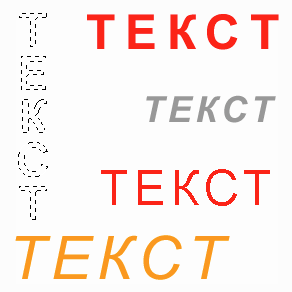
#> input picture OpenCV_Python/images/text.png, 292 x 292 px
$ jupyter execute lesson3.ipynb
#> lines starting #> are read from the running program, lines starting #| are printed output that depends on the picture
# Урок 3

__Функции трансформации изображений__

[cell 1]
import cv2
import numpy as np

[cell 2]
img = cv2.imread('images/text.png')
#> img is the input picture: shape (292, 292, 3); mean B, G, R 233.7, 237.7, 250.1
img = cv2.flip(img, 1) # отзеркаливает изображение
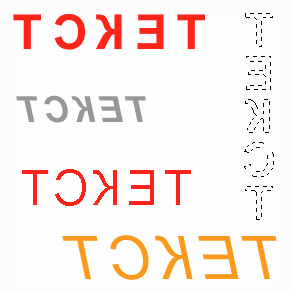
#> img: shape (292, 292, 3); mean B, G, R 233.7, 237.7, 250.1
img = cv2.resize(img,(700,700))
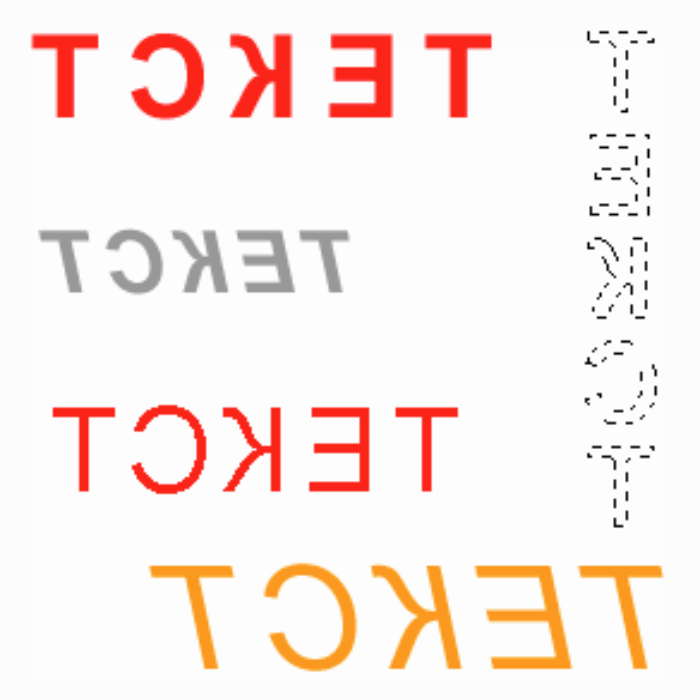
#> img: shape (700, 700, 3); mean B, G, R 233.7, 237.7, 250.1
cv2.imshow('Resilt', img)
cv2.waitKey(0)
